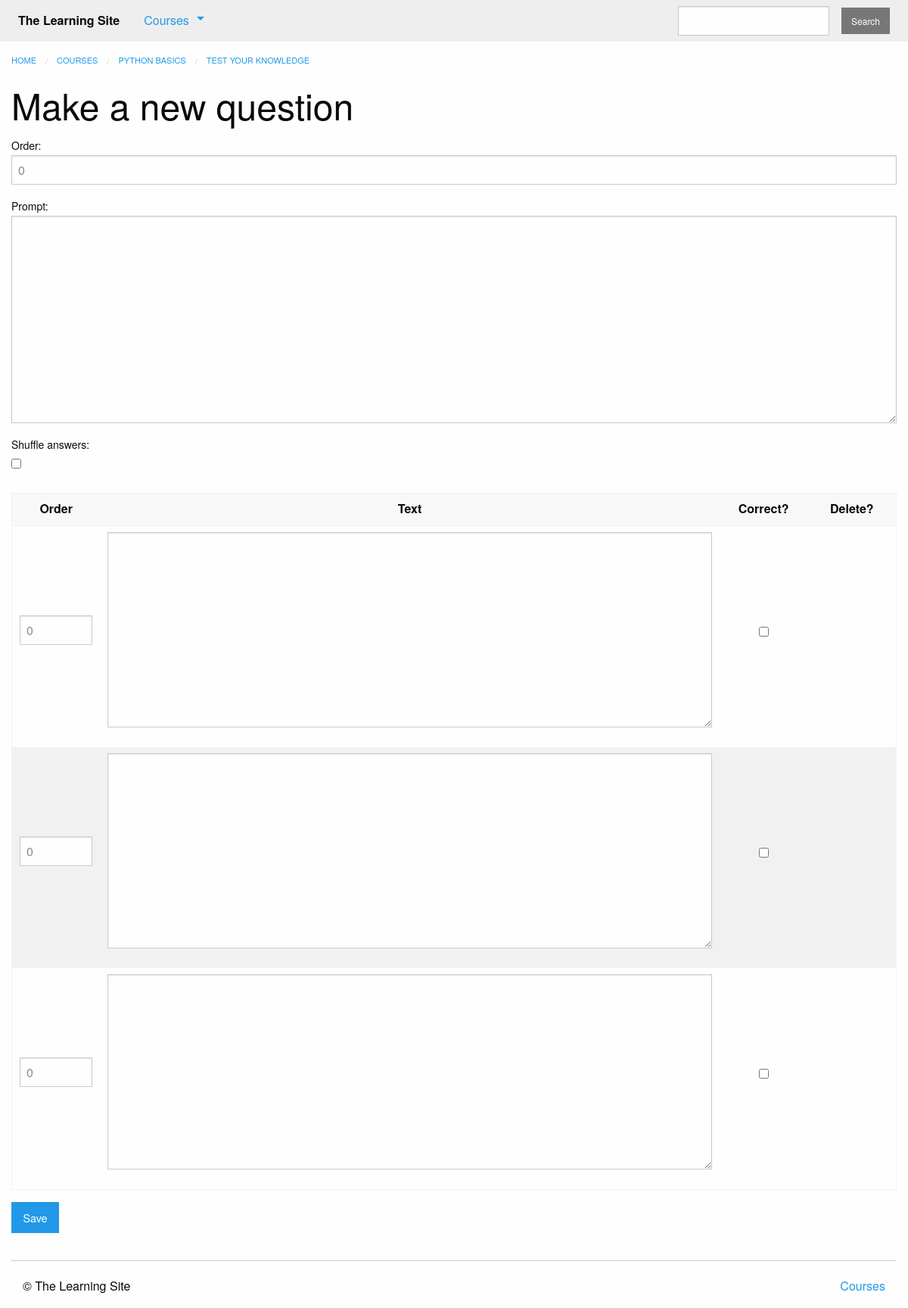
The page /courses/1/create_question/mc/ (signed in) on the database as committed earlier.
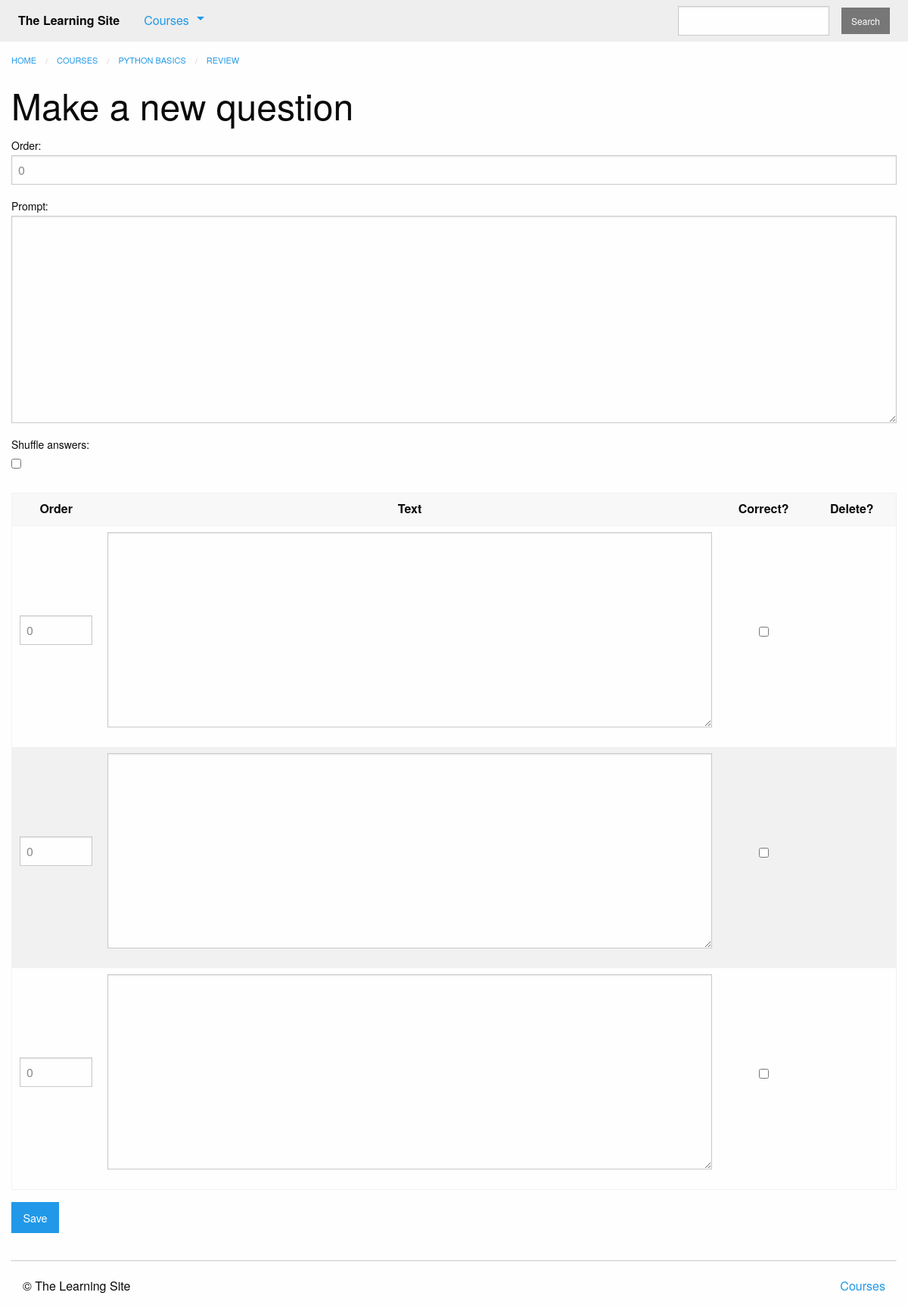
The same page on the database as committed later.
### courses/models.py (models this page shows, shortened)
class Step(models.Model):
    course = models.ForeignKey(Course, on_delete=models.CASCADE)
    title = models.CharField(max_length=255)
    description = models.TextField()
    order = models.IntegerField(default=0)
    class Meta:
        ordering = ['order',]
        abstract = True

class Quiz(Step):
    total_questions = models.IntegerField(default=4)
    times_taken = models.IntegerField(default=0, editable=False)
    class Meta:
        verbose_name_plural = 'Quizzes'

class Course(models.Model):
    teacher = models.ForeignKey(User, on_delete=models.CASCADE)
    created_at = models.DateTimeField(auto_now_add=True)
    title = models.CharField(max_length=255)
    description = models.TextField()
    subject = models.CharField(default='', max_length=100)
    published = models.BooleanField(default=False)
    is_live = models.BooleanField(default=False)
    status = models.CharField(max_length=1, choices=STATUS_CHOISES, default='i')

### courses/views.py (the view, shortened to what this page needs)
# urls.py: re_path(r'^(?P<quiz_pk>\d+)/create_question/(?P<question_type>mc|tf)/$',
@login_required
def create_question(request, quiz_pk, question_type):
    quiz = get_object_or_404(models.Quiz, pk=quiz_pk)
    if question_type == 'tf':
        form_class = forms.TrueFalseQuestionForm
    else:
        form_class = forms.MultipleChoiceQuestionForm
    form = form_class()
    answer_forms = forms.AnswerInlineFormSet(
        queryset=models.Answer.objects.none()
    )
    return render(request, 'courses/question_form.html', {
        'quiz': quiz,
        'form': form,
        'formset': answer_forms
    })

### courses/forms.py
class MultipleChoiceQuestionForm(QuestionForm):
    class Meta:
        model = models.MultipleChoiceQuestion
        fields = [
            'order',
            'prompt',
            'shuffle_answers',
        ]

### courses/templatetags/course_extras.py (called while the page is built)
@register.inclusion_tag('courses/course_nav.html')
def nav_courses_list():
    courses = Course.objects.filter(
        published=True
    ).order_by(
        '-created_at'
    ).values(
        'id', 'title'
    )[:5]
    return {'courses': courses}

### courses/templates/courses/question_form.html (shortened to what this page needs)
{% extends "courses/layout.html" %}
{% load course_extras %}
{% block breadcrumbs %}
    <li><a href="{% url 'courses:detail' pk=quiz.course.pk %}">{{ quiz.course.title }}</a></li>
    <li><a href="{% url 'courses:quiz' course_pk=quiz.course.pk step_pk=quiz.pk %}">{{ quiz.title }}</a></li>
{% endblock %}
{% block content %}
    <div class="row columns">
    {{ block.super }}
    <h1>{{ form.instance.prompt|default:"Make a new question" }}</h1>
    <form method="POST" action="">
        {{ form.as_p }}
        <table role="grid" class="stack hover" style="width: 100%">
            <thead>
                <tr>
                    <th scope="col" class="text-center" style="width: 10%">Order</th>
                    <th scope="col" class="text-center" >Text</th>
                    <th scope="col" class="text-center" style="width: 10%">Correct?</th>
                    <th scope="col" class="text-center" style="width: 10%">Delete?</th>
                </tr>
            </thead>
            <tbody class="order">
                {% for form in formset %}
                    <tr class="answer-form {% if form.instance.pk %}item{% else %}new{% endif %}">
                        <td>{{ form.id }}{{ form.order }}</td>
                        <td>{{ form.text }}</td>
                        <td class="text-center">{{ form.correct }}</td>
                        {% if form.instance.pk %}
                            <td class="text-center">{{ form.DELETE }}</td>
                        {% else %}
                            <td class="text-center"></td>
                        {% endif %}
                    </tr>
                {% endfor %}
            </tbody>
        </table>
        <input type="submit" class="button" value="Save">
    </form>
</div>
{% endblock %}
{% block css %}
    {{ form.media.css }}
{% endblock %}
{% block javascript %}
    {% load static from staticfiles %}
{% endblock %}

Rows that differ between the two databases and show on the page:
changed Quiz "PYTHON BASICS": title "TEST YOUR KNOWLEDGE" → "REVIEW"
